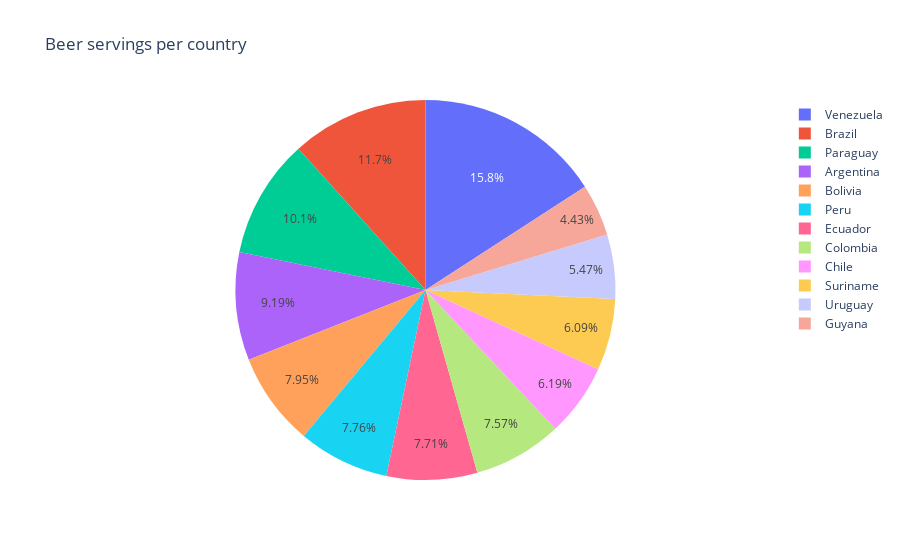

Notebook source saved alongside this figure:
### Code cell
# Creating beer servings per country pie chart
mydata2 = go.Pie(
    labels=df.loc[df['continent_name'] == continent]['country'],
    values=df.loc[df['continent_name'] == continent]['beer_servings']
)

mylayout = go.Layout(
    title='Beer servings per country',
    xaxis = dict(title = 'Servings category'), # x-axis label
    yaxis = dict(title = str(continuous_var)), # y-axis label

)
fig = go.Figure(data=[mydata2], layout=mylayout)
fig

### Figure 1 — Plotly figure (JSON) as saved in the notebook; plotly's stock layout.template omitted (floating-point values rounded to 4 significant figures)
{"data": [{"labels": ["Argentina", "Bolivia", "Brazil", "Chile", "Colombia", "Ecuador", "Guyana", "Paraguay", "Peru", "Suriname", "Uruguay", "Venezuela"], "type": "pie", "values": [193, 167, 245, 130, 159, 162, 93, 213, 163, 128, 115, 333]}], "layout": {"autosize": true, "title": {"text": "Beer servings per country"}, "xaxis": {"title": {"text": "Servings category"}}, "yaxis": {"title": {"text": "North America"}}}}
